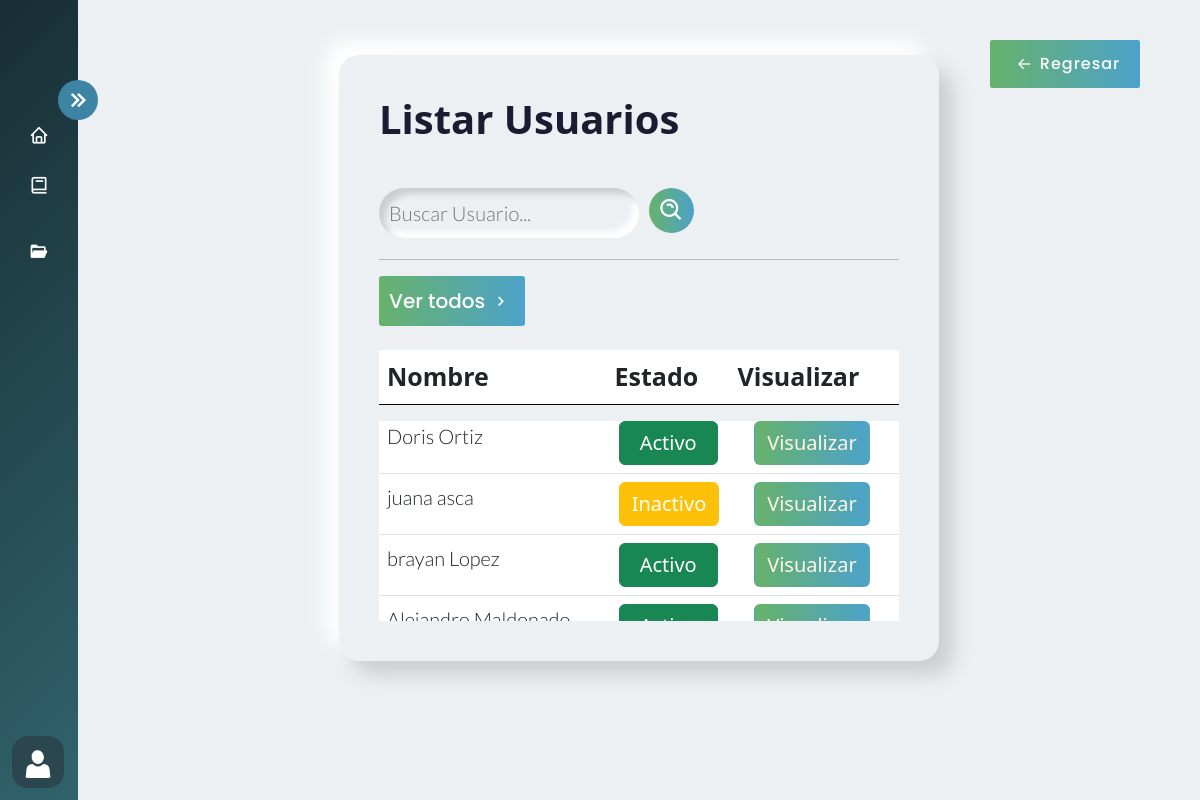
/usuario/listar_usuarios/ (signed in), run on an earlier commit of the app's database.
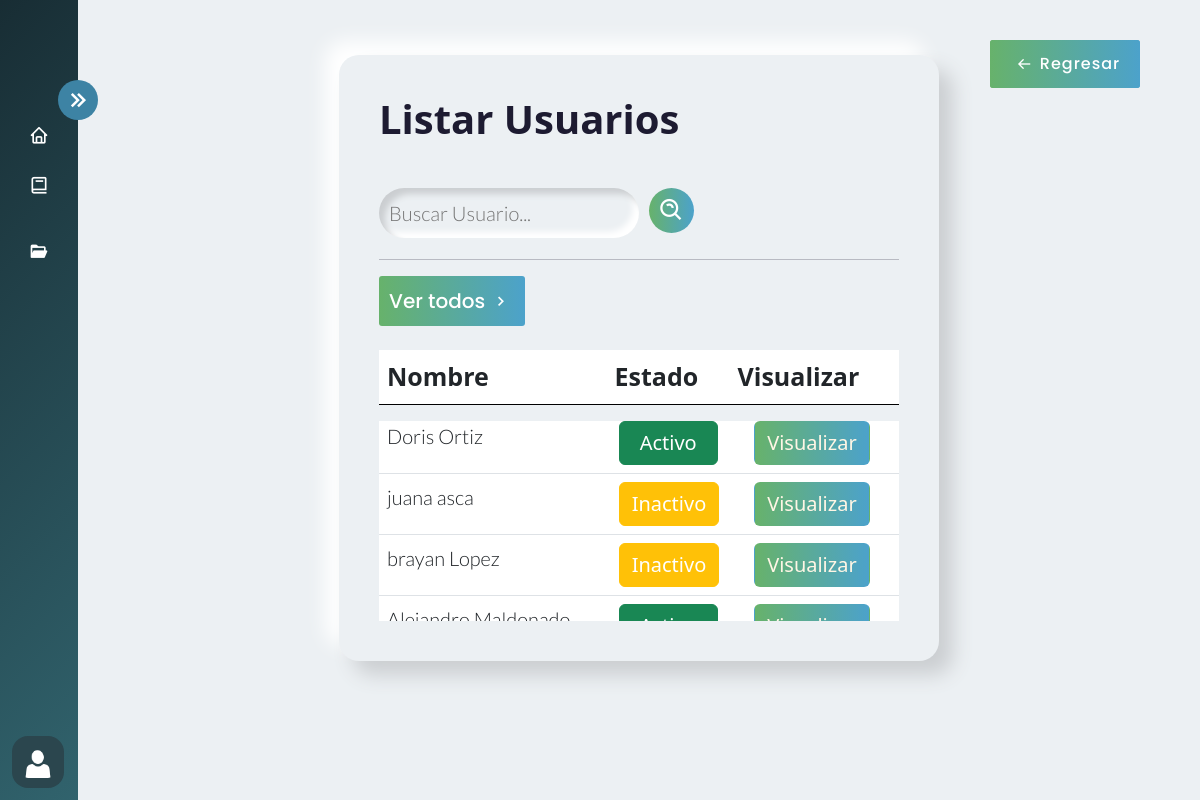
And on a later commit of the database.
### AppUsuarios/models.py (models this page shows)
class Profile(models.Model):
     apellido = models.CharField(max_length=30, verbose_name='Apellido', blank=True, null=True)
     email = models.EmailField(verbose_name='Correo electrónico', blank=True, max_length=254)
     estadousuario = models.BooleanField(default=True, verbose_name='Estado de Usuario')
     ROLES = (('usuario', 'Usuario'), ('administrador', 'Administrador'))
     rol = models.CharField(max_length=15, choices=ROLES, verbose_name='Rol', blank=True, null=True)
     user = models.OneToOneField(User, on_delete=models.CASCADE, related_name='profile', verbose_name='Usuario')
     cargo = models.ForeignKey(Cargo, on_delete=models.SET_NULL, null=True, verbose_name='Cargo')
     class Meta:
          verbose_name = 'perfil'
          verbose_name_plural = 'perfiles'
          ordering = ['-id'] #para que muestre arriba el ultimo creado

### AppUsuarios/views.py (the view)
# urls.py: path('listar_usuarios/',login_required(views.listar_usuarios),name='listar_usuarios'),
def listar_usuarios(request):
    usuarios = Profile.objects.select_related('user').all()
    search_query = request.GET.get('search', '')  # Obtén el término de búsqueda
    return render(request, 'Usuarios/listar_usuarios.html', {'usuarios': usuarios})

### AppCursos/context_processors.py (called while the page is built)
def group_name(request):
    group_name = None
    if request.user.is_authenticated:
        group = Group.objects.filter(user=request.user).first()
        if group:
            group_name = group.name
    return {'group_name': group_name}

### Templates/Usuarios/listar_usuarios.html (shortened to what this page needs)
{% extends 'Layout/Base.html' %}
{% load static %}
{% block content %}
<link rel="stylesheet" href="{% static 'Css/Curso.css' %}">
<div class="home_content">
    <div class="text">
        <div id="contenedor">
        <h1> Listar Usuarios </h1>
        <br>
        <form class="search" action="{% url 'filtrar_usuarios' %}" method="GET">
            <input type="text" class="search-bar" name="search" placeholder="Buscar Usuario...">
            <button class="search-icon"> <i class='bx bx-search-alt'
                style="font-size:27px; "></i></button> <br>
            </form>
            <hr>
            <a href="{% url 'listar_usuarios' %}">
                <button class="ver_todos">
                    <span>Ver todos</span>
                    <i class='bx bx-chevron-right'></i>
                </button>
            </a>
        <table class="table table-hover mt-4 ">
            <thead>
                <tr  id="cabecera">
                    <th  style="width: 185px;" scope="col" >Nombre</th>
                    <th  style="width: 100px;" scope="col" id="estado">Estado</th>
                    <th   style="width: 100px;" scope="col" id="visualizar">Visualizar</th>
                </tr>
            </thead>
        </table>
        <div class="table-responsive ">
            <table class="table table-hover mt-4 table-2">
            <tbody class=" overflow-hidden">
                    {% for usuario in usuarios %}
                    <tr >
                        <td id="nombre">{{ usuario.user.username }} {{ usuario.apellido }} </td>
                        {% if usuario.estadousuario %}
                        <td  id="estado">
                            <button type="button" class="btn btn-success text-white activo">Activo</button>
                        </td>
                        {% else %}
                        <td  id="estado">
                            <button type="button" class="btn btn-warning text-white inactivo">Inactivo</button>
                        </td>
                        {% endif %}
                        <td  id="visualizar">
                            <a href="{% url 'perfil_usuario_detalle' user_id=usuario.id %}">
                                <button type="button" class="btn visualizar">Visualizar</button>
                            </a>
                        </td>
                    </tr>
                    {% endfor %}
                </tbody>
            </table>
        </div>
        <a href="{% url 'usuarios' %}" id="back2">
            <button class="back">
                <button class="back">
                    <i class='bx bx-arrow-back'></i>
                    <span>Regresar</span>
                </button>
            </button>
        </a>
{% endblock %}

What changed in the data, as far as the page shows it:
changed Profile "Lopez": estadousuario "Activo" → "Inactivo"
